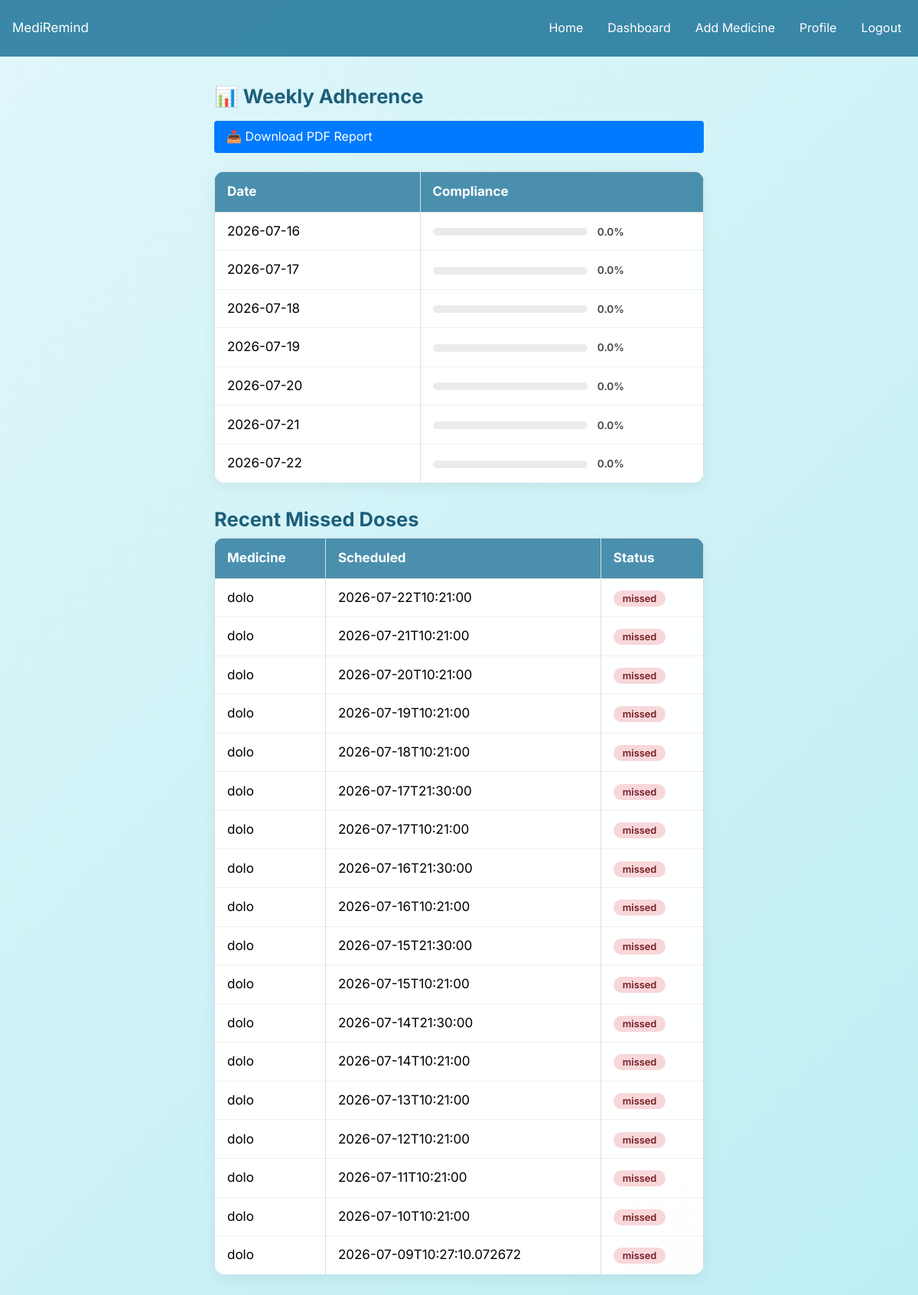
The app's page /reports (signed in) with its own data.
### tables this page shows
CREATE TABLE intake_log (
        log_id INTEGER PRIMARY KEY AUTOINCREMENT,
        medicine_id INTEGER NOT NULL,
        scheduled_time TEXT NOT NULL,
        taken_status TEXT DEFAULT 'missed',
        taken_at TEXT,
        FOREIGN KEY (medicine_id) REFERENCES medicines (medicine_id)
    );

CREATE TABLE medicines (
    medicine_id INTEGER PRIMARY KEY AUTOINCREMENT,
    patient_id INTEGER NOT NULL,
    name TEXT NOT NULL,
    type TEXT,
    dosage TEXT,
    frequency TEXT,
    food_timing TEXT,           -- 'before', 'after', 'either'
    start_date TEXT,
    end_date TEXT,
    FOREIGN KEY (patient_id) REFERENCES users (user_id)
);

### app.py (the view)
@app.route('/reports')
def reports():
    if 'user_id' not in session:
        return redirect(url_for('login'))
    patient_id = session['user_id']
    conn = get_db()
    c = conn.cursor()
    from datetime import datetime, timedelta
    today = datetime.now().date()
    six_days_ago = today - timedelta(days=6)
    today_str = today.strftime('%Y-%m-%d')
    six_days_ago_str = six_days_ago.strftime('%Y-%m-%d')
    c.execute('''SELECT DATE(scheduled_time) as day,
                        COUNT(*) as total,
                        SUM(CASE WHEN taken_status = 'taken' THEN 1 ELSE 0 END) as taken
                 FROM intake_log il
                 JOIN medicines m ON il.medicine_id = m.medicine_id
                 WHERE m.patient_id = ?
                   AND DATE(scheduled_time) >= ?
                   AND DATE(scheduled_time) <= ?
                 GROUP BY DATE(scheduled_time)
                 ORDER BY day''', (patient_id, six_days_ago_str, today_str))
    weekly = c.fetchall()
    c.execute('''SELECT m.name, il.scheduled_time, il.taken_status
                 FROM intake_log il
                 JOIN medicines m ON il.medicine_id = m.medicine_id
                 WHERE m.patient_id = ?
                   AND il.taken_status != 'taken'
                   AND DATE(scheduled_time) <= ?
                 ORDER BY il.scheduled_time DESC
                 LIMIT 20''', (patient_id, today_str))
    missed = c.fetchall()
    conn.close()
    return render_template('reports.html', weekly=weekly, missed=missed)

### app.py (called while the page is built)
def get_db():
    return sqlite3.connect('medicine.db')

### templates/reports.html (shortened to what this page needs)
{% extends "base.html" %}
{% block content %}
<div class="form-page">
    <h2>📊 Weekly Adherence</h2>
    <a href="/download-pdf" class="btn btn-primary form-submit" style="margin-bottom: 1.5rem;">📥 Download PDF Report</a>
    {% if weekly %}
    <div class="table-modern-wrap">
        <table class="table-modern">
            <tr><th>Date</th><th>Compliance</th></tr>
            {% for row in weekly %}
            {% set pct = (row[2]/row[1]*100)|round(1) if row[1] > 0 else 0 %}
            <tr>
                <td>{{ row[0] }}</td>
                <td>
                    <div class="compliance-bar-track">
                    </div>
                    <span class="compliance-pct">{{ pct }}%</span>
                </td>
            </tr>
            {% endfor %}
        </table>
    </div>
    {% else %}
    <div class="card">
        <p>📊 No data available for the past 7 days. Add a medicine and take it to see your adherence report.</p>
    </div>
    {% endif %}
    <h2 class="section-heading">Recent Missed Doses</h2>
    {% if missed %}
    <div class="table-modern-wrap">
        <table class="table-modern">
            <tr><th>Medicine</th><th>Scheduled</th><th>Status</th></tr>
            {% for miss in missed %}
            <tr>
                <td>{{ miss[0] }}</td>
                <td>{{ miss[1] }}</td>
                <td><span class="status-pill missed">{{ miss[2] }}</span></td>
            </tr>
            {% endfor %}
        </table>
    </div>
    {% else %}
    <div class="card">
        <p>✅ No missed doses in the past! Great job! 🎉</p>
    </div>
    {% endif %}
</div>
{% endblock %}

### templates/base.html (shortened to what this page needs)
<!DOCTYPE html>
<html>
<head>
    <link rel="stylesheet" href="{{ url_for('static', filename='css/style.css') }}">
</head>
<body class="{% block body_class %}{% endblock %}">
    <nav>
        <div class="nav-container">
            <span class="brand">MediRemind</span>
            <div class="nav-links">
                <a href="/">Home</a>
                {% if session.user_id %}
                    <a href="/dashboard">Dashboard</a>
                    <a href="/add_medicine">Add Medicine</a>
                    <a href="/profile">Profile</a>
                    <a href="/logout">Logout</a>
                {% else %}
                    <a href="/login">Login</a>
                    <a href="/register">Register</a>
                {% endif %}
            </div>
        </div>
    </nav>
    <div class="container">
        {% block content %}{% endblock %}
    </div>
</body>
</html>

### static/css/style.css (style rules this page uses)
* { margin: 0; padding: 0; box-sizing: border-box; }
body { font-family: 'Inter', Arial, sans-serif; min-height: 100vh; background: linear-gradient(135deg, #e0f7fa, #b2ebf2, #80deea, #4dd0e1); background-size: 400% 400%; animation: gradientMove 15s ease infinite; }
nav { background: rgba(44, 125, 160, 0.92); color: white; padding: 1rem; backdrop-filter: blur(4px); }
.nav-container { display: flex; justify-content: space-between; align-items: center; }
.nav-links a { color: white; margin-left: 1rem; text-decoration: none; }
.container { max-width: 1200px; margin: 2rem auto; padding: 0 1rem; }
.btn { padding: 8px 16px; border: none; border-radius: 4px; cursor: pointer; text-decoration: none; display: inline-block; transition: all 0.3s ease; }
.btn-primary { background: #007bff; color: white; }
table { border-collapse: collapse; width: 100%; }
th, td { border: 1px solid #ddd; padding: 8px; text-align: left; background: rgba(255, 255, 255, 0.85); }
th { background: rgba(44, 125, 160, 0.8); color: white; }
body { font-size: 17px; line-height: 1.6; }
a { color: #1e5f7a; }
.nav-links a { padding: 0.5rem 0.35rem; display: inline-block; font-size: 1rem; }
.btn { min-height: 42px; font-size: 1rem; }
button, .btn, input, select, a.btn { -webkit-tap-highlight-color: rgba(44,125,160,0.2); }
.form-page { max-width: 640px; margin: 0 auto; }
.form-page h2 { color: #1e5f7a; margin-bottom: 0.25rem; }
.form-submit { width: 100%; margin-top: 0.5rem; }
.section-heading { color: #1e5f7a; margin: 1.75rem 0 1rem; }
.table-modern-wrap { overflow-x: auto; border-radius: 14px; margin-bottom: 1.5rem; box-shadow: 0 6px 18px rgba(0,0,0,0.06); }
.table-modern { width: 100%; border-collapse: collapse; background: rgba(255,255,255,0.85); }
.table-modern th { background: rgba(44, 125, 160, 0.85); color: white; text-align: left; padding: 0.75rem 1rem; }
.table-modern td { padding: 0.7rem 1rem; border-bottom: 1px solid rgba(0,0,0,0.06); }
.table-modern tr:last-child td { border-bottom: none; }
.compliance-bar-track { display: inline-block; width: 60%; min-width: 100px; height: 10px; background: rgba(0,0,0,0.08); border-radius: 20px; overflow: hidden; vertical-align: middle; margin-right: 0.5rem; }
.compliance-pct { font-size: 0.85rem; font-weight: 600; color: #444; }
.status-pill { padding: 3px 12px; border-radius: 50px; font-size: 0.8rem; font-weight: 600; }
.status-pill.missed { background: #f8d7da; color: #721c24; }

### records on screen
intake_log: name "dolo", scheduled_time "2026-07-22T10:21:00", taken_status "missed"
intake_log: name "dolo", scheduled_time "2026-07-21T10:21:00", taken_status "missed"
intake_log: name "dolo", scheduled_time "2026-07-20T10:21:00", taken_status "missed"
intake_log: name "dolo", scheduled_time "2026-07-19T10:21:00", taken_status "missed"
intake_log: name "dolo", scheduled_time "2026-07-18T10:21:00", taken_status "missed"
intake_log: name "dolo", scheduled_time "2026-07-17T21:30:00", taken_status "missed"
intake_log: name "dolo", scheduled_time "2026-07-17T10:21:00", taken_status "missed"
intake_log: name "dolo", scheduled_time "2026-07-16T21:30:00", taken_status "missed"
intake_log: name "dolo", scheduled_time "2026-07-16T10:21:00", taken_status "missed"
intake_log: name "dolo", scheduled_time "2026-07-15T21:30:00", taken_status "missed"
intake_log: name "dolo", scheduled_time "2026-07-15T10:21:00", taken_status "missed"
intake_log: name "dolo", scheduled_time "2026-07-14T21:30:00", taken_status "missed"
intake_log: name "dolo", scheduled_time "2026-07-14T10:21:00", taken_status "missed"
intake_log: name "dolo", scheduled_time "2026-07-13T10:21:00", taken_status "missed"
intake_log: name "dolo", scheduled_time "2026-07-12T10:21:00", taken_status "missed"
intake_log: name "dolo", scheduled_time "2026-07-11T10:21:00", taken_status "missed"
intake_log: name "dolo", scheduled_time "2026-07-10T10:21:00", taken_status "missed"
intake_log: name "dolo", scheduled_time "2026-07-09T10:27:10.072672", taken_status "missed"

### other values on screen
{{ row[0] }} "2026-07-16" "2026-07-17" "2026-07-18" "2026-07-19" "2026-07-20" "2026-07-21" "2026-07-22"
{{ pct }} "0.0" "0.0" "0.0" "0.0" "0.0" "0.0" "0.0"
